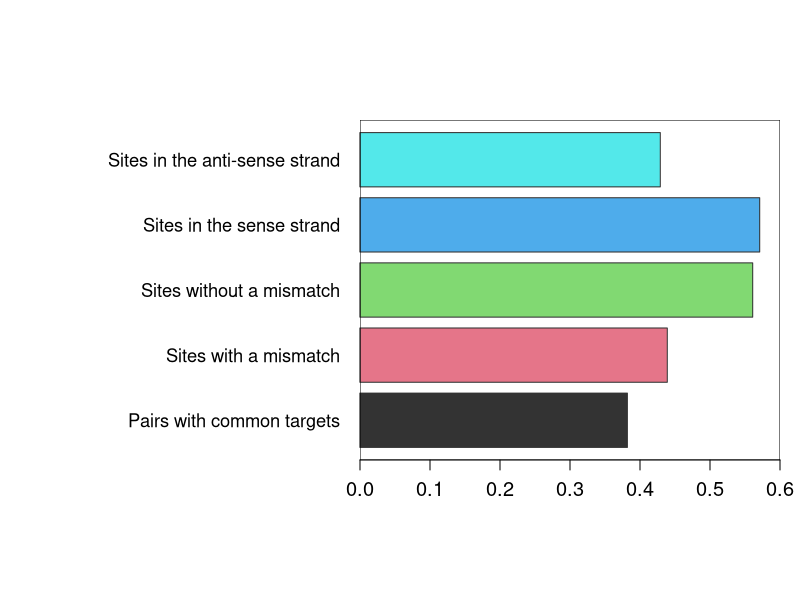

This chart was generated by the following R code:
x = c(0.382, 0.439, 0.561, 0.571, 0.429)
par(mar=c(7,18,6,1))

barplot(x, width = 1, names.arg = c("Pairs with common targets", "Sites with a mismatch", "Sites without a mismatch","Sites in the sense strand", "Sites in the anti-sense strand"), horiz = TRUE, col = c(1,2,3,4,5), las=1, cex.names = 1.1, cex.axis = 1.2, xlim = c(0, 0.6))
rect(par("usr")[1],par("usr")[3],par("usr")[2],par("usr")[4],col = rgb(1, 1, 1, alpha=0.2))